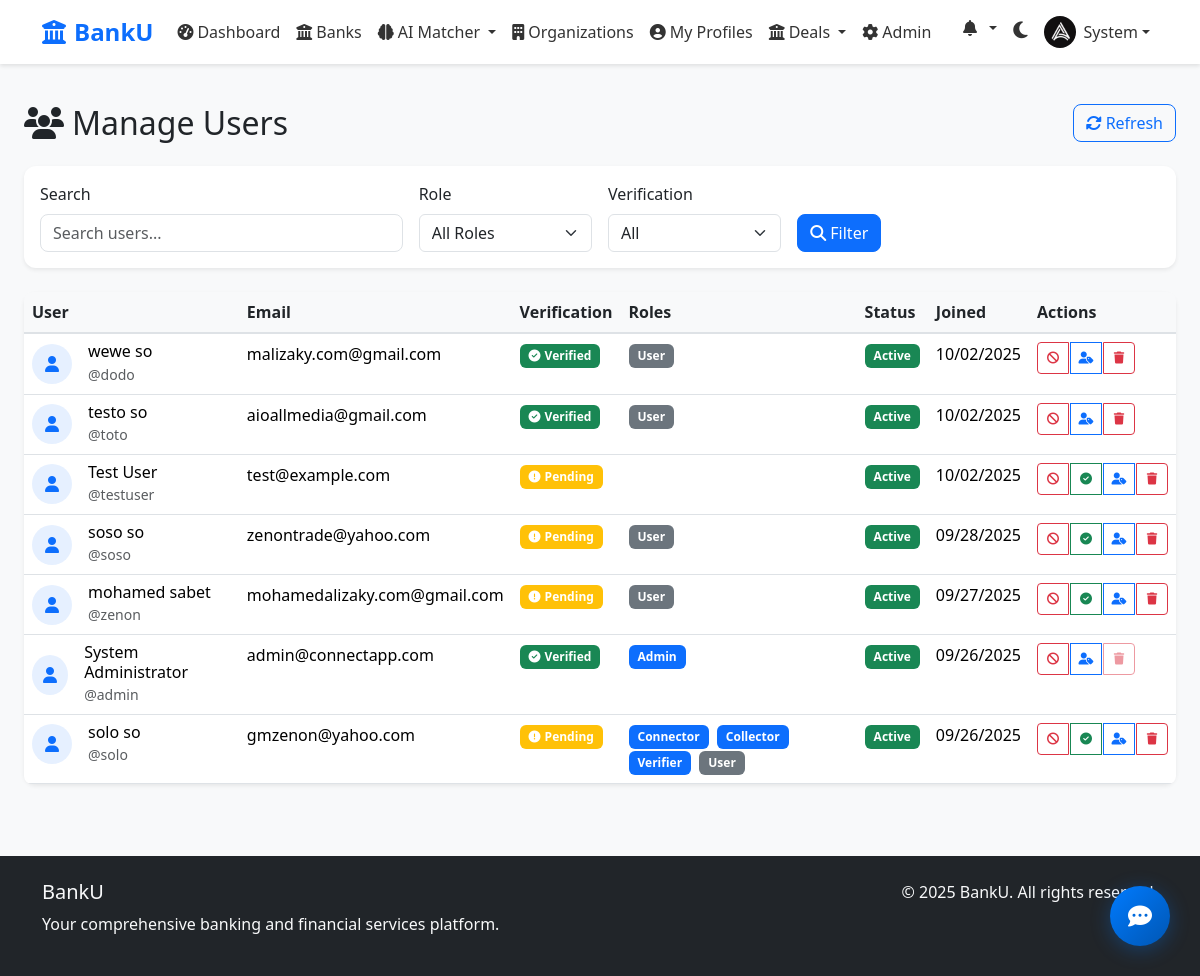
Before: /admin/users (signed in) with the older database file.
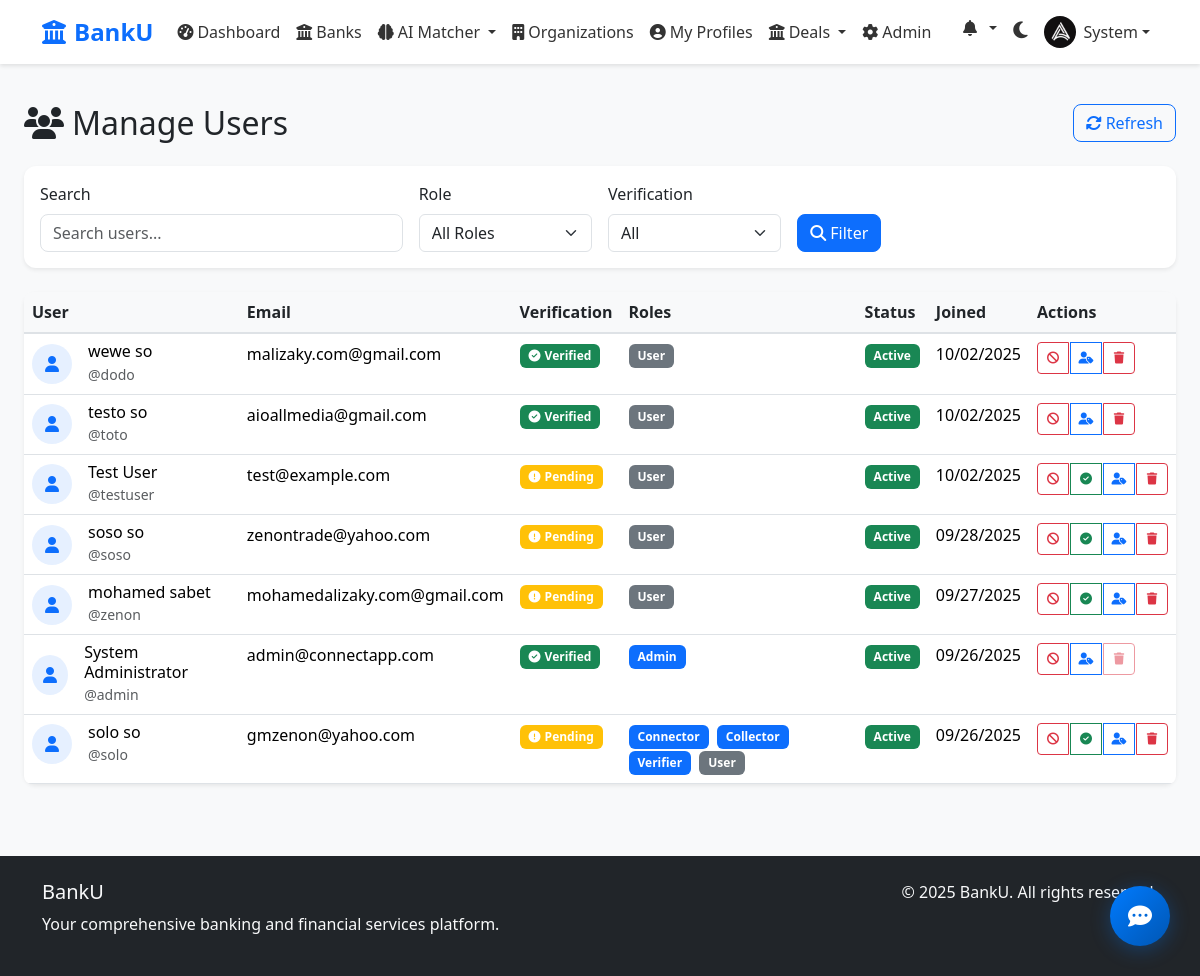
After: the same page with the newer database file.
### models.py (models this page shows, shortened)
class Role(db.Model):
    id = db.Column(db.Integer, primary_key=True)
    name = db.Column(db.String(50), unique=True, nullable=False)
    description = db.Column(db.Text)
    permissions = db.Column(db.JSON)  # Store permissions as JSON
    is_internal = db.Column(db.Boolean, default=False)  # Internal staff vs external users
    is_active = db.Column(db.Boolean, default=True)
    created_at = db.Column(db.DateTime, default=datetime.utcnow)
    updated_at = db.Column(db.DateTime, default=datetime.utcnow, onupdate=datetime.utcnow)
    users = db.relationship('User', secondary='user_role_assignments', lazy='dynamic', overlaps="roles", foreign_keys='[UserRole.user_id, UserRole.role_id]')

class User(UserMixin, db.Model):
    id = db.Column(db.Integer, primary_key=True)
    username = db.Column(db.String(80), unique=True, nullable=False)
    email = db.Column(db.String(120), unique=True, nullable=False)
    password_hash = db.Column(db.String(120), nullable=False)
    first_name = db.Column(db.String(50), nullable=False)
    last_name = db.Column(db.String(50), nullable=False)
    phone = db.Column(db.String(20))
    location = db.Column(db.String(100))
    bio = db.Column(db.Text)
    avatar = db.Column(db.String(200))
    is_active = db.Column(db.Boolean, default=True)
    is_verified = db.Column(db.Boolean, default=False)
    email_verified = db.Column(db.Boolean, default=False)
    email_verification_token = db.Column(db.String(100), unique=True)
    email_verification_sent_at = db.Column(db.DateTime)
    email_resend_count = db.Column(db.Integer, default=0)
    email_resend_cooldown_until = db.Column(db.DateTime)
    phone_verified = db.Column(db.Boolean, default=False)
    phone_verification_code = db.Column(db.String(10))
    phone_verification_sent_at = db.Column(db.DateTime)
    created_at = db.Column(db.DateTime, default=datetime.utcnow)
    last_login = db.Column(db.DateTime)
    last_welcome_popup = db.Column(db.DateTime)  # Track when user last saw welcome popup
    profiles = db.relationship('Profile', backref='user', lazy=True, cascade='all, delete-orphan')
    roles = db.relationship('Role', secondary='user_role_assignments', lazy='dynamic', foreign_keys='[UserRole.user_id, UserRole.role_id]')
    tags = db.relationship('Tag', secondary=user_tags, backref='users')
    deals_as_provider = db.relationship('Deal', foreign_keys='Deal.provider_id')
    deals_as_consumer = db.relationship('Deal', foreign_keys='Deal.consumer_id')
    reviews_given = db.relationship('Review', foreign_keys='Review.reviewer_id', backref='reviewer')
    reviews_received = db.relationship('Review', foreign_keys='Review.reviewee_id', backref='reviewee')
    earnings = db.relationship('Earning', backref='user', lazy=True)
    notifications = db.relationship('Notification', backref='user', lazy=True, cascade='all, delete-orphan')

### routes/admin.py (the view, shortened to what this page needs)
@admin_bp.route('/users')
@login_required
@admin_required
def users():
    page = request.args.get('page', 1, type=int)
    per_page = 20
    search = request.args.get('search', '')
    role_filter = request.args.get('role', '')
    verification_filter = request.args.get('verification', '')
    query = User.query
    if role_filter:
        query = query.join(User.roles).filter(Role.name == role_filter)
    if verification_filter == 'verified':
        query = query.filter(User.email_verified == True)
    elif verification_filter == 'pending':
        query = query.filter(User.email_verified == False)
    users = query.order_by(User.created_at.desc())\
        .paginate(page=page, per_page=per_page, error_out=False)
    roles = Role.query.all()
    return render_template('admin/users.html', users=users, roles=roles, search=search, role_filter=role_filter, verification_filter=verification_filter)

### templates/admin/users.html (shortened to what the changed rows need)
{% extends "base.html" %}
{% block content %}
<div class="container-fluid py-4">
    <div class="row">
        <div class="col-12">
            <div class="d-flex justify-content-between align-items-center mb-4">
                <h1 class="h2 mb-0">
                    <i class="fas fa-users me-2"></i>Manage Users
                </h1>
            </div>
        </div>
    </div>
    <div class="row">
        <div class="col-12">
            <div class="card border-0 shadow-sm">
                <div class="card-body p-0">
                    <div class="table-responsive">
                        <table class="table table-hover mb-0">
                            <thead class="table-light">
                                <tr>
                                    <th>User</th>
                                    <th>Email</th>
                                    <th>Verification</th>
                                    <th>Roles</th>
                                    <th>Status</th>
                                    <th>Joined</th>
                                    <th>Actions</th>
                                </tr>
                            </thead>
                            <tbody>
                                {% for user in users.items %}
                                <tr>
                                    <td>
                                        <div class="d-flex align-items-center">
                                            <div class="bg-primary bg-opacity-10 rounded-circle d-flex align-items-center justify-content-center me-3" style="width: 40px; height: 40px;">
                                                <i class="fas fa-user text-primary"></i>
                                            </div>
                                            <div>
                                                <h6 class="mb-0">{{ user.first_name }} {{ user.last_name }}</h6>
                                                <small class="text-muted">@{{ user.username }}</small>
                                            </div>
                                        </div>
                                    </td>
                                    <td>{{ user.email }}</td>
                                    <td>
                                        {% if user.email_verified %}
                                            <span class="badge bg-success">
                                                <i class="fas fa-check-circle me-1"></i>Verified
                                            </span>
                                        {% else %}
                                            <span class="badge bg-warning">
                                                <i class="fas fa-exclamation-circle me-1"></i>Pending
                                            </span>
                                        {% endif %}
                                    </td>
                                    <td>
                                        {% for role in user.roles %}
                                        <span class="badge bg-{{ 'primary' if role.is_internal else 'secondary' }} me-1">{{ role.name }}</span>
                                        {% endfor %}
                                    </td>
                                    <td>
                                        <span class="badge bg-{{ 'success' if user.is_active else 'danger' }}">
                                            {{ 'Active' if user.is_active else 'Inactive' }}
                                        </span>
                                    </td>
                                    <td>{{ user.created_at.strftime('%m/%d/%Y') }}</td>
                                    <td>
                                        <div class="btn-group" role="group">
                                            <button class="btn btn-sm btn-outline-{{ 'danger' if user.is_active else 'success' }}"
                                                    onclick="toggleUserStatus({{ user.id }})"
                                                    title="{{ 'Deactivate' if user.is_active else 'Activate' }} User">
                                                <i class="fas fa-{{ 'ban' if user.is_active else 'check' }}"></i>
                                            </button>
                                            {% if not user.email_verified %}
                                            <button class="btn btn-sm btn-outline-success"
                                                    onclick="verifyUserEmail({{ user.id }}, '{{ user.email }}')"
                                                    title="Verify Email">
                                                <i class="fas fa-check-circle"></i>
                                            </button>
                                            {% endif %}
                                            <button class="btn btn-sm btn-outline-primary"
                                                    onclick="manageRoles({{ user.id }})"
                                                    title="Manage Roles">
                                                <i class="fas fa-user-tag"></i>
                                            </button>
                                            {% set is_super_admin = false %}
                                            {% for role in user.roles %}
                                                {% if role.name == 'Super Admin' %}
                                                    {% set is_super_admin = true %}
                                                {% endif %}
                                            {% endfor %}
                                            <button class="btn btn-sm btn-outline-danger delete-button"
                                                    onclick="deleteUser({{ user.id }}, '{{ user.username }}')"
                                                    {{ 'disabled' if user.id == current_user.id or is_super_admin else '' }}
                                                    title="Delete User">
                                                <i class="fas fa-trash"></i>
                                            </button>
                                        </div>
                                    </td>
                                </tr>
                                {% endfor %}
                            </tbody>
                        </table>
                    </div>
                </div>
            </div>
        </div>
    </div>
</div>
{% endblock %}

### templates/base.html (shortened to what the changed rows need)
<!DOCTYPE html>
<html lang="en">
<head>
    <link href="https://cdn.jsdelivr.net/npm/bootstrap@5.3.2/dist/css/bootstrap.min.css" rel="stylesheet">
    <link href="https://cdnjs.cloudflare.com/ajax/libs/font-awesome/6.5.0/css/all.min.css" rel="stylesheet">
    <link href="{{ url_for('static', filename='css/style.css') }}" rel="stylesheet">
</head>
<body class="animate-fadeInUp">
    <nav class="navbar navbar-expand-lg navbar-light fixed-top">
        <div class="container">
            <div class="collapse navbar-collapse" id="navbarNav">
                <ul class="navbar-nav me-auto">
                    {% if current_user.is_authenticated %}
                        {% set ns = namespace(has_banks_read=false) %}
                        {% for role in current_user.roles %}
                            {% if role.permissions and 'banks' in role.permissions and ('read' in role.permissions['banks'] or 'view' in role.permissions['banks']) %}
                                {% set ns.has_banks_read = true %}
                            {% endif %}
                        {% endfor %}
                        {% set ns = namespace(has_ai_access=false) %}
                        {% for role in current_user.roles %}
                            {% if role.permissions and 'ai_matching' in role.permissions and 'access_dashboard' in role.permissions['ai_matching'] %}
                                {% set ns.has_ai_access = true %}
                            {% endif %}
                        {% endfor %}
                        {% set ns = namespace(has_organizations_read=false) %}
                        {% for role in current_user.roles %}
                            {% if role.permissions and 'organizations' in role.permissions and ('read' in role.permissions['organizations'] or 'view' in role.permissions['organizations']) %}
                                {% set ns.has_organizations_read = true %}
                            {% endif %}
                        {% endfor %}
                        {% set ns = namespace(has_profiles_read=false) %}
                        {% for role in current_user.roles %}
                            {% if role.permissions and 'profiles' in role.permissions and ('read' in role.permissions['profiles'] or 'view' in role.permissions['profiles'] or 'create' in role.permissions['profiles'] or 'manage' in role.permissions['profiles']) %}
                                {% set ns.has_profiles_read = true %}
                            {% endif %}
                        {% endfor %}
                        {% set ns = namespace(has_deals_read=false, has_deals_create=false) %}
                        {% for role in current_user.roles %}
                            {% if role.permissions and 'deals' in role.permissions %}
                                {% if 'read' in role.permissions['deals'] or 'view' in role.permissions['deals'] %}
                                    {% set ns.has_deals_read = true %}
                                {% endif %}
                                {% if 'create' in role.permissions['deals'] %}
                                    {% set ns.has_deals_create = true %}
                                {% endif %}
                            {% endif %}
                        {% endfor %}
                        {% if current_user.roles %}
                            {% for role in current_user.roles %}
                                {% if role.is_internal %}
                                    <li class="nav-item">
                                        <a class="nav-link" href="{{ url_for('admin.index') }}">
                                            <i class="fas fa-cog me-1"></i>Admin
                                        </a>
                                    </li>
                                {% endif %}
                            {% endfor %}
                        {% endif %}
                    {% endif %}
                </ul>
                <ul class="navbar-nav">
                    {% if current_user.is_authenticated %}
                        <li class="nav-item dropdown">
                            <a class="nav-link dropdown-toggle" href="#" id="notificationsDropdown" role="button" data-bs-toggle="dropdown">
                                <i class="fas fa-bell me-1"></i>
                            </a>
                        </li>
                        <li class="nav-item">
                            <button type="button" class="btn dark-mode-toggle" id="darkModeToggle" title="Toggle Dark Mode">
                                <i class="fas fa-moon" id="darkModeIcon"></i>
                            </button>
                        </li>
                        <li class="nav-item dropdown">
                            <a class="nav-link dropdown-toggle d-flex align-items-center" href="#" id="userDropdown" role="button" data-bs-toggle="dropdown">
                                {% if current_user.avatar %}
                                    <img src="{{ url_for('static', filename='uploads/' + current_user.avatar) }}"
                                         alt="Profile Photo" class="rounded-circle me-2"
                                         style="width: 32px; height: 32px; object-fit: cover;">
                                {% else %}
                                    <i class="fas fa-user-circle me-1"></i>
                                {% endif %}
                                {{ current_user.first_name }}
                            </a>
                        </li>
                    {% endif %}
                </ul>
            </div>
        </div>
    </nav>
    <main class="container-fluid" style="margin-top: 80px;">
        {% block content %}{% endblock %}
    </main>
</body>
</html>

Changed rows visible on the page:
changed User "Test": gains Role (name "User", is_internal False (drawn))
